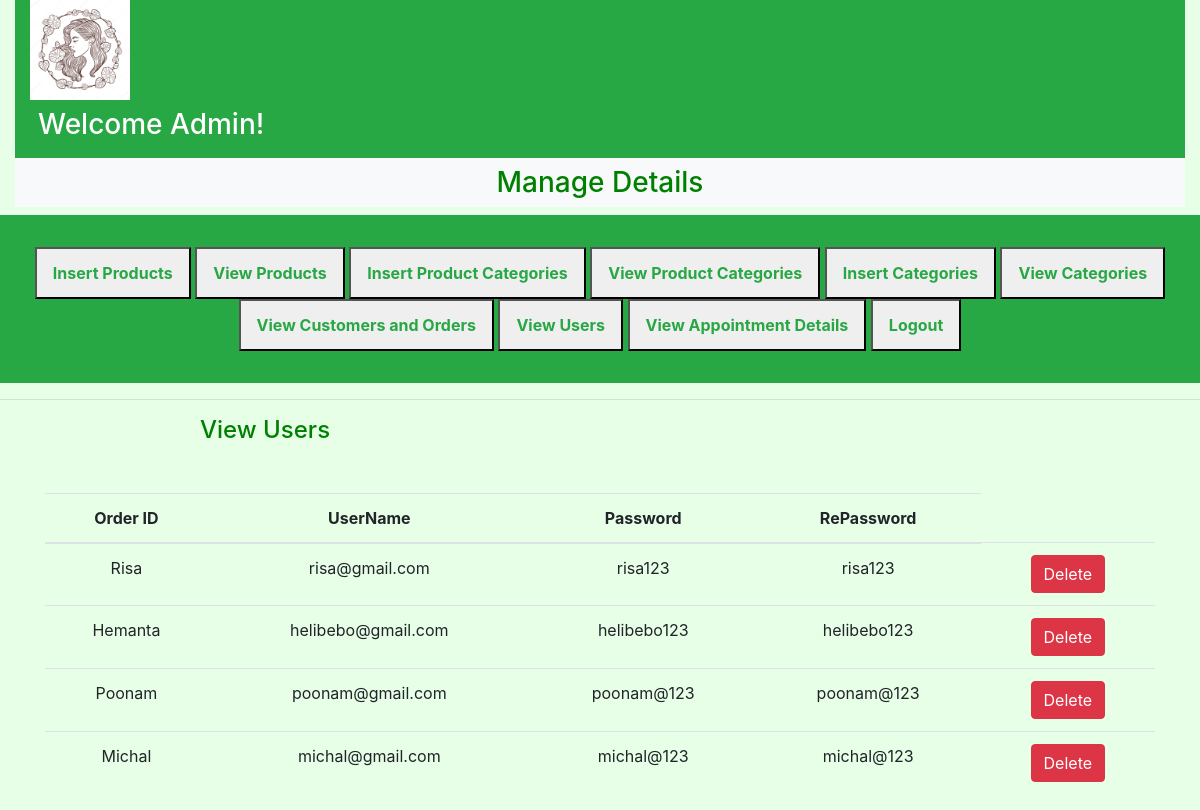
Screenshot of /admin/viewusers.php with the database file from the repository.
### tables this page shows
CREATE TABLE `register` (
  `Id` int(100) NOT NULL,
  `username` varchar(100) NOT NULL,
  `email` varchar(100) NOT NULL,
  `password` varchar(100) NOT NULL,
  `repassword` varchar(100) NOT NULL
);

### admin/viewusers.php (the view, shortened to what this page needs)
<?php
require("conn.php");
require("adminpage.php");
?>
 <link rel="stylesheet" href="https://cdn.jsdelivr.net/npm/bootstrap@4.6.1/dist/css/bootstrap.min.css">
<hr>
 <h4 style="color: green; margin-left:200px;">View Users</h4>
<div class="container mt-5">
    <div class="row">
        <div class ="col-lg-12">
            <table class="table text-center  table-green">
            <thead>
                <tr>
                    <th scope="col">Order ID</th>
                    <th scope="col">UserName</th>
                    <th scope="col">Password</th>
                    <th scope="col">RePassword</th>
                </tr>
            </thead>
            <tbody>
                <?php
                $query="SELECT * FROM `register`";
                $user_result=mysqli_query($con,$query);
                while($user_fetch=mysqli_fetch_assoc($user_result))
                {
                    echo"
                    <tr>
                    <td>$user_fetch[username]</td>
                    <td>$user_fetch[email]</td>
                    <td>$user_fetch[password]</td>
                    <td>$user_fetch[repassword]</td>
                    <td><form action='delete.php' method='POST'>
                    <button type='button' name='user_delete' class='btn btn-danger'>Delete</i></button>
                     </form>
                    </td>
                    ";
                }
                ?>
        </tr>
    </tbody>
</table>
</div>
</div>

### admin/adminpage.php (style rules this page uses)
* { margin:0; padding:0; box-sizing:border-box; }
body { background-color: #e6ffe6; }

### admin/viewusers.php (style rules this page uses)
body { background-color: #e6ffe6; }

### rows the page displays
register: username "Risa", email "risa@gmail.com", password "risa123", repassword "risa123"
register: username "Hemanta", email "helibebo@gmail.com", password "helibebo123", repassword "helibebo123"
register: username "Poonam", email "poonam@gmail.com", password "poonam@123", repassword "poonam@123"
register: username "Michal", email "michal@gmail.com", password "michal@123", repassword "michal@123"
